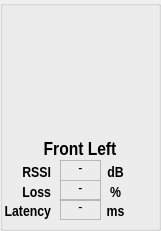
  <widget class="QGroupBox" name="Gr_FL">
   <property name="enabled">
    <bool>true</bool>
   </property>
   <property name="geometry">
    <rect>
     <x>190</x>
     <y>150</y>
     <width>161</width>
     <height>231</height>
    </rect>
   </property>
   <widget class="QLabel" name="label_18">
    <property name="enabled">
     <bool>true</bool>
    </property>
    <property name="geometry">
     <rect>
      <x>60</x>
      <y>180</y>
      <width>41</width>
      <height>21</height>
     </rect>
    </property>
    <property name="sizePolicy">
     <sizepolicy hsizetype="Fixed" vsizetype="Fixed">
      <horstretch>0</horstretch>
      <verstretch>0</verstretch>
     </sizepolicy>
    </property>
    <property name="font">
     <font>
      <family>Arial Narrow</family>
      <pointsize>11</pointsize>
      <weight>50</weight>
      <bold>false</bold>
      <underline>false</underline>
      <strikeout>false</strikeout>
     </font>
    </property>
    <property name="frameShape">
     <enum>QFrame::StyledPanel</enum>
    </property>
    <property name="frameShadow">
     <enum>QFrame::Sunken</enum>
    </property>
    <property name="lineWidth">
     <number>1</number>
    </property>
    <property name="text">
     <string>-</string>
    </property>
    <property name="textFormat">
     <enum>Qt::AutoText</enum>
    </property>
    <property name="alignment">
     <set>Qt::AlignBottom|Qt::AlignHCenter</set>
    </property>
    <property name="textInteractionFlags">
     <set>Qt::NoTextInteraction</set>
    </property>
   </widget>
   <widget class="QLabel" name="label_19">
    <property name="enabled">
     <bool>true</bool>
    </property>
    <property name="geometry">
     <rect>
      <x>100</x>
      <y>181</y>
      <width>31</width>
      <height>20</height>
     </rect>
    </property>
    <property name="sizePolicy">
     <sizepolicy hsizetype="Fixed" vsizetype="Fixed">
      <horstretch>0</horstretch>
      <verstretch>0</verstretch>
     </sizepolicy>
    </property>
    <property name="font">
     <font>
      <family>Arial Narrow</family>
      <pointsize>11</pointsize>
      <weight>75</weight>
      <bold>true</bold>
     </font>
    </property>
    <property name="text">
     <string>%</string>
    </property>
    <property name="textFormat">
     <enum>Qt::AutoText</enum>
    </property>
    <property name="alignment">
     <set>Qt::AlignBottom|Qt::AlignHCenter</set>
    </property>
    <property name="textInteractionFlags">
     <set>Qt::NoTextInteraction</set>
    </property>
   </widget>
   <widget class="QLabel" name="Name_2">
    <property name="enabled">
     <bool>true</bool>
    </property>
    <property name="geometry">
     <rect>
      <x>30</x>
      <y>139</y>
      <width>100</width>
      <height>20</height>
     </rect>
    </property>
    <property name="sizePolicy">
     <sizepolicy hsizetype="Fixed" vsizetype="Fixed">
      <horstretch>0</horstretch>
      <verstretch>0</verstretch>
     </sizepolicy>
    </property>
    <property name="font">
     <font>
      <family>Arial Narrow</family>
      <pointsize>14</pointsize>
      <weight>75</weight>
      <bold>true</bold>
     </font>
    </property>
    <property name="text">
     <string>Front Left</string>
    </property>
    <property name="textFormat">
     <enum>Qt::AutoText</enum>
    </property>
    <property name="alignment">
     <set>Qt::AlignBottom|Qt::AlignHCenter</set>
    </property>
    <property name="textInteractionFlags">
     <set>Qt::NoTextInteraction</set>
    </property>
   </widget>
   <widget class="QLabel" name="label_21">
    <property name="enabled">
     <bool>true</bool>
    </property>
    <property name="geometry">
     <rect>
      <x>60</x>
      <y>160</y>
      <width>41</width>
      <height>21</height>
     </rect>
    </property>
    <property name="sizePolicy">
     <sizepolicy hsizetype="Fixed" vsizetype="Fixed">
      <horstretch>0</horstretch>
      <verstretch>0</verstretch>
     </sizepolicy>
    </property>
    <property name="font">
     <font>
      <family>Arial Narrow</family>
      <pointsize>11</pointsize>
      <weight>50</weight>
      <bold>false</bold>
      <underline>false</underline>
      <strikeout>false</strikeout>
     </font>
    </property>
    <property name="frameShape">
     <enum>QFrame::StyledPanel</enum>
    </property>
    <property name="frameShadow">
     <enum>QFrame::Sunken</enum>
    </property>
    <property name="lineWidth">
     <number>1</number>
    </property>
    <property name="text">
     <string>-</string>
    </property>
    <property name="textFormat">
     <enum>Qt::AutoText</enum>
    </property>
    <property name="alignment">
     <set>Qt::AlignBottom|Qt::AlignHCenter</set>
    </property>
    <property name="textInteractionFlags">
     <set>Qt::NoTextInteraction</set>
    </property>
   </widget>
   <widget class="QLabel" name="label_22">
    <property name="enabled">
     <bool>true</bool>
    </property>
    <property name="geometry">
     <rect>
      <x>0</x>
      <y>180</y>
      <width>51</width>
      <height>21</height>
     </rect>
    </property>
    <property name="sizePolicy">
     <sizepolicy hsizetype="Fixed" vsizetype="Fixed">
      <horstretch>0</horstretch>
      <verstretch>0</verstretch>
     </sizepolicy>
    </property>
    <property name="font">
     <font>
      <family>Arial Narrow</family>
      <pointsize>11</pointsize>
      <weight>75</weight>
      <bold>true</bold>
     </font>
    </property>
    <property name="text">
     <string>Loss</string>
    </property>
    <property name="textFormat">
     <enum>Qt::AutoText</enum>
    </property>
    <property name="alignment">
     <set>Qt::AlignBottom|Qt::AlignRight|Qt::AlignTrailing</set>
    </property>
    <property name="textInteractionFlags">
     <set>Qt::NoTextInteraction</set>
    </property>
   </widget>
   <widget class="QLabel" name="C_Fig_2">
    <property name="enabled">
     <bool>true</bool>
    </property>
    <property name="geometry">
     <rect>
      <x>50</x>
      <y>39</y>
      <width>61</width>
      <height>101</height>
     </rect>
    </property>
    <property name="sizePolicy">
     <sizepolicy hsizetype="Fixed" vsizetype="Fixed">
      <horstretch>0</horstretch>
      <verstretch>0</verstretch>
     </sizepolicy>
    </property>
    <property name="textFormat">
     <enum>Qt::AutoText</enum>
    </property>
    <property name="pixmap">
     <pixmap resource="resource/resource.qrc">:/Image/WK7VI_Cut.jpg</pixmap>
    </property>
    <property name="scaledContents">
     <bool>true</bool>
    </property>
    <property name="wordWrap">
     <bool>false</bool>
    </property>
    <property name="textInteractionFlags">
     <set>Qt::NoTextInteraction</set>
    </property>
   </widget>
   <widget class="QLabel" name="label_23">
    <property name="enabled">
     <bool>true</bool>
    </property>
    <property name="geometry">
     <rect>
      <x>60</x>
      <y>9</y>
      <width>41</width>
      <height>31</height>
     </rect>
    </property>
    <property name="sizePolicy">
     <sizepolicy hsizetype="Fixed" vsizetype="Fixed">
      <horstretch>0</horstretch>
      <verstretch>0</verstretch>
     </sizepolicy>
    </property>
    <property name="text">
     <string/>
    </property>
    <property name="pixmap">
     <pixmap resource="resource/resource.qrc">:/Image/WirelessMark.jpg</pixmap>
    </property>
    <property name="scaledContents">
     <bool>true</bool>
    </property>
   </widget>
   <widget class="QLabel" name="label_24">
    <property name="enabled">
     <bool>true</bool>
    </property>
    <property name="geometry">
     <rect>
      <x>100</x>
      <y>160</y>
      <width>31</width>
      <height>21</height>
     </rect>
    </property>
    <property name="sizePolicy">
     <sizepolicy hsizetype="Fixed" vsizetype="Fixed">
      <horstretch>0</horstretch>
      <verstretch>0</verstretch>
     </sizepolicy>
    </property>
    <property name="font">
     <font>
      <family>Arial Narrow</family>
      <pointsize>11</pointsize>
      <weight>75</weight>
      <bold>true</bold>
     </font>
    </property>
    <property name="text">
     <string>dB</string>
    </property>
    <property name="textFormat">
     <enum>Qt::AutoText</enum>
    </property>
    <property name="alignment">
     <set>Qt::AlignBottom|Qt::AlignHCenter</set>
    </property>
    <property name="textInteractionFlags">
     <set>Qt::NoTextInteraction</set>
    </property>
   </widget>
   <widget class="QLabel" name="label_25">
    <property name="enabled">
     <bool>true</bool>
    </property>
    <property name="geometry">
     <rect>
      <x>0</x>
      <y>160</y>
      <width>51</width>
      <height>21</height>
     </rect>
    </property>
    <property name="sizePolicy">
     <sizepolicy hsizetype="Fixed" vsizetype="Fixed">
      <horstretch>0</horstretch>
      <verstretch>0</verstretch>
     </sizepolicy>
    </property>
    <property name="font">
     <font>
      <family>Arial Narrow</family>
      <pointsize>11</pointsize>
      <weight>75</weight>
      <bold>true</bold>
     </font>
    </property>
    <property name="text">
     <string>RSSI</string>
    </property>
    <property name="textFormat">
     <enum>Qt::AutoText</enum>
    </property>
    <property name="alignment">
     <set>Qt::AlignBottom|Qt::AlignRight|Qt::AlignTrailing</set>
    </property>
    <property name="textInteractionFlags">
     <set>Qt::NoTextInteraction</set>
    </property>
   </widget>
   <widget class="QLabel" name="label_44">
    <property name="enabled">
     <bool>true</bool>
    </property>
    <property name="geometry">
     <rect>
      <x>100</x>
      <y>200</y>
      <width>31</width>
      <height>20</height>
     </rect>
    </property>
    <property name="sizePolicy">
     <sizepolicy hsizetype="Fixed" vsizetype="Fixed">
      <horstretch>0</horstretch>
      <verstretch>0</verstretch>
     </sizepolicy>
    </property>
    <property name="font">
     <font>
      <family>Arial Narrow</family>
      <pointsize>11</pointsize>
      <weight>75</weight>
      <bold>true</bold>
     </font>
    </property>
    <property name="text">
     <string>ms</string>
    </property>
    <property name="textFormat">
     <enum>Qt::AutoText</enum>
    </property>
    <property name="alignment">
     <set>Qt::AlignBottom|Qt::AlignHCenter</set>
    </property>
    <property name="textInteractionFlags">
     <set>Qt::NoTextInteraction</set>
    </property>
   </widget>
   <widget class="QLabel" name="label_45">
    <property name="enabled">
     <bool>true</bool>
    </property>
    <property name="geometry">
     <rect>
      <x>0</x>
      <y>199</y>
      <width>51</width>
      <height>21</height>
     </rect>
    </property>
    <property name="sizePolicy">
     <sizepolicy hsizetype="Fixed" vsizetype="Fixed">
      <horstretch>0</horstretch>
      <verstretch>0</verstretch>
     </sizepolicy>
    </property>
    <property name="font">
     <font>
      <family>Arial Narrow</family>
      <pointsize>11</pointsize>
      <weight>75</weight>
      <bold>true</bold>
     </font>
    </property>
    <property name="text">
     <string>Latency</string>
    </property>
    <property name="textFormat">
     <enum>Qt::AutoText</enum>
    </property>
    <property name="alignment">
     <set>Qt::AlignBottom|Qt::AlignRight|Qt::AlignTrailing</set>
    </property>
    <property name="textInteractionFlags">
     <set>Qt::NoTextInteraction</set>
    </property>
   </widget>
   <widget class="QLabel" name="label_46">
    <property name="enabled">
     <bool>true</bool>
    </property>
    <property name="geometry">
     <rect>
      <x>60</x>
      <y>199</y>
      <width>41</width>
      <height>21</height>
     </rect>
    </property>
    <property name="sizePolicy">
     <sizepolicy hsizetype="Fixed" vsizetype="Fixed">
      <horstretch>0</horstretch>
      <verstretch>0</verstretch>
     </sizepolicy>
    </property>
    <property name="font">
     <font>
      <family>Arial Narrow</family>
      <pointsize>11</pointsize>
      <weight>50</weight>
      <bold>false</bold>
      <underline>false</underline>
      <strikeout>false</strikeout>
     </font>
    </property>
    <property name="frameShape">
     <enum>QFrame::StyledPanel</enum>
    </property>
    <property name="frameShadow">
     <enum>QFrame::Sunken</enum>
    </property>
    <property name="lineWidth">
     <number>1</number>
    </property>
    <property name="text">
     <string>-</string>
    </property>
    <property name="textFormat">
     <enum>Qt::AutoText</enum>
    </property>
    <property name="alignment">
     <set>Qt::AlignBottom|Qt::AlignHCenter</set>
    </property>
    <property name="textInteractionFlags">
     <set>Qt::NoTextInteraction</set>
    </property>
   </widget>
  </widget>
